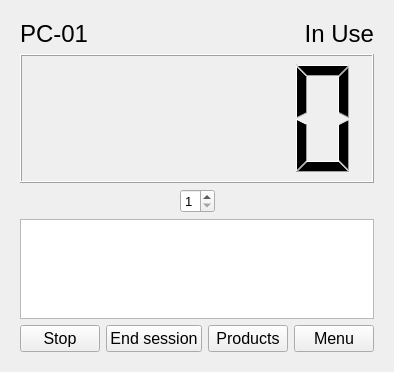
<?xml version="1.0" encoding="UTF-8"?>
<ui version="4.0">
 <class>System</class>
 <widget class="QWidget" name="System">
  <property name="geometry">
   <rect>
    <x>0</x>
    <y>0</y>
    <width>391</width>
    <height>372</height>
   </rect>
  </property>
  <property name="windowTitle">
   <string>Form</string>
  </property>
  <layout class="QHBoxLayout" name="horizontalLayout_11">
   <item>
    <widget class="QStackedWidget" name="stackedWidget">
     <property name="currentIndex">
      <number>1</number>
     </property>
     <widget class="QWidget" name="page">
      <layout class="QVBoxLayout" name="verticalLayout">
       <item>
        <layout class="QHBoxLayout" name="horizontalLayout_6">
         <item>
          <widget class="QLabel" name="label_name1">
           <property name="font">
            <font>
             <pointsize>18</pointsize>
            </font>
           </property>
           <property name="text">
            <string>PC-01</string>
           </property>
           <property name="alignment">
            <set>Qt::AlignmentFlag::AlignLeading|Qt::AlignmentFlag::AlignLeft|Qt::AlignmentFlag::AlignVCenter</set>
           </property>
          </widget>
         </item>
         <item>
          <widget class="QLabel" name="label_free">
           <property name="font">
            <font>
             <pointsize>18</pointsize>
            </font>
           </property>
           <property name="text">
            <string>Free</string>
           </property>
           <property name="alignment">
            <set>Qt::AlignmentFlag::AlignRight|Qt::AlignmentFlag::AlignTrailing|Qt::AlignmentFlag::AlignVCenter</set>
           </property>
          </widget>
         </item>
        </layout>
       </item>
       <item>
        <spacer name="verticalSpacer_2">
         <property name="orientation">
          <enum>Qt::Orientation::Vertical</enum>
         </property>
         <property name="sizeHint" stdset="0">
          <size>
           <width>20</width>
           <height>40</height>
          </size>
         </property>
        </spacer>
       </item>
       <item>
        <layout class="QHBoxLayout" name="horizontalLayout_4">
         <item>
          <widget class="QPushButton" name="pushButton_start_session">
           <property name="font">
            <font>
             <pointsize>20</pointsize>
            </font>
           </property>
           <property name="text">
            <string>Start Session</string>
           </property>
          </widget>
         </item>
        </layout>
       </item>
       <item>
        <spacer name="verticalSpacer">
         <property name="orientation">
          <enum>Qt::Orientation::Vertical</enum>
         </property>
         <property name="sizeHint" stdset="0">
          <size>
           <width>20</width>
           <height>40</height>
          </size>
         </property>
        </spacer>
       </item>
      </layout>
     </widget>
     <widget class="QWidget" name="page_2">
      <layout class="QVBoxLayout" name="verticalLayout_3">
       <item>
        <layout class="QHBoxLayout" name="horizontalLayout_10">
         <item>
          <widget class="QLabel" name="label_name2">
           <property name="font">
            <font>
             <pointsize>18</pointsize>
            </font>
           </property>
           <property name="text">
            <string>PC-01</string>
           </property>
           <property name="alignment">
            <set>Qt::AlignmentFlag::AlignLeading|Qt::AlignmentFlag::AlignLeft|Qt::AlignmentFlag::AlignVCenter</set>
           </property>
          </widget>
         </item>
         <item>
          <widget class="QLabel" name="label_in_use">
           <property name="font">
            <font>
             <pointsize>18</pointsize>
            </font>
           </property>
           <property name="text">
            <string>In Use</string>
           </property>
           <property name="alignment">
            <set>Qt::AlignmentFlag::AlignRight|Qt::AlignmentFlag::AlignTrailing|Qt::AlignmentFlag::AlignVCenter</set>
           </property>
          </widget>
         </item>
        </layout>
       </item>
       <item>
        <widget class="QLCDNumber" name="lcdNumber_timer">
         <property name="sizePolicy">
          <sizepolicy hsizetype="Minimum" vsizetype="Minimum">
           <horstretch>0</horstretch>
           <verstretch>100</verstretch>
          </sizepolicy>
         </property>
         <property name="minimumSize">
          <size>
           <width>120</width>
           <height>100</height>
          </size>
         </property>
         <property name="sizeIncrement">
          <size>
           <width>0</width>
           <height>10000</height>
          </size>
         </property>
        </widget>
       </item>
       <item>
        <layout class="QHBoxLayout" name="horizontalLayout_9">
         <item>
          <spacer name="horizontalSpacer_5">
           <property name="orientation">
            <enum>Qt::Orientation::Horizontal</enum>
           </property>
           <property name="sizeHint" stdset="0">
            <size>
             <width>40</width>
             <height>20</height>
            </size>
           </property>
          </spacer>
         </item>
         <item>
          <widget class="QSpinBox" name="spinBox_player_count">
           <property name="font">
            <font>
             <pointsize>10</pointsize>
            </font>
           </property>
           <property name="minimum">
            <number>1</number>
           </property>
           <property name="maximum">
            <number>4</number>
           </property>
          </widget>
         </item>
         <item>
          <spacer name="horizontalSpacer_6">
           <property name="orientation">
            <enum>Qt::Orientation::Horizontal</enum>
           </property>
           <property name="sizeHint" stdset="0">
            <size>
             <width>40</width>
             <height>20</height>
            </size>
           </property>
          </spacer>
         </item>
        </layout>
       </item>
       <item>
        <widget class="QTextBrowser" name="textBrowser_price">
         <property name="sizePolicy">
          <sizepolicy hsizetype="Expanding" vsizetype="Fixed">
           <horstretch>0</horstretch>
           <verstretch>0</verstretch>
          </sizepolicy>
         </property>
         <property name="maximumSize">
          <size>
           <width>16777215</width>
           <height>100</height>
          </size>
         </property>
        </widget>
       </item>
       <item>
        <layout class="QHBoxLayout" name="horizontalLayout_8">
         <item>
          <widget class="QPushButton" name="pushButton_stop_resume">
           <property name="font">
            <font>
             <pointsize>12</pointsize>
            </font>
           </property>
           <property name="text">
            <string>Stop</string>
           </property>
          </widget>
         </item>
         <item>
          <widget class="QPushButton" name="pushButton_end_session">
           <property name="font">
            <font>
             <pointsize>12</pointsize>
            </font>
           </property>
           <property name="text">
            <string>End session</string>
           </property>
          </widget>
         </item>
         <item>
          <widget class="QPushButton" name="pushButton_products">
           <property name="font">
            <font>
             <pointsize>12</pointsize>
            </font>
           </property>
           <property name="text">
            <string>Products</string>
           </property>
          </widget>
         </item>
         <item>
          <widget class="QPushButton" name="pushButton_menu">
           <property name="font">
            <font>
             <pointsize>12</pointsize>
            </font>
           </property>
           <property name="text">
            <string>Menu</string>
           </property>
          </widget>
         </item>
        </layout>
       </item>
      </layout>
     </widget>
    </widget>
   </item>
  </layout>
 </widget>
 <resources/>
 <connections/>
</ui>
